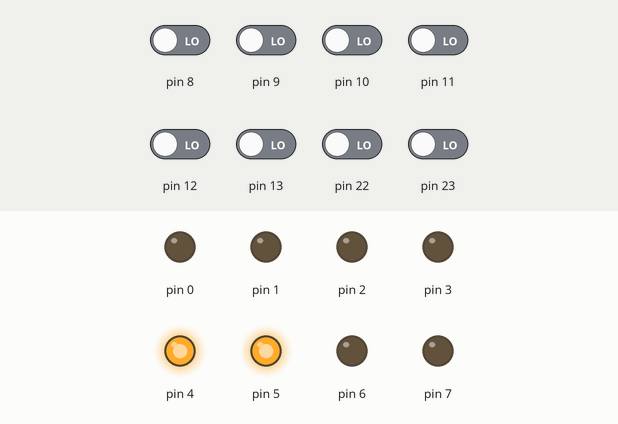
This sketch was run on a simulated Arduino Uno, built with avr-gcc and run on an emulated ATmega328P. On the bench: output pins drawn as LEDs (lit = HIGH). Inputs (shaded band) come from the test bench; at power-on: pin 8–13, pin 22, pin 23 LOW.

Above: at 1.8 s.
1.9 s: pin 8 driven HIGH
At 2.9 s:
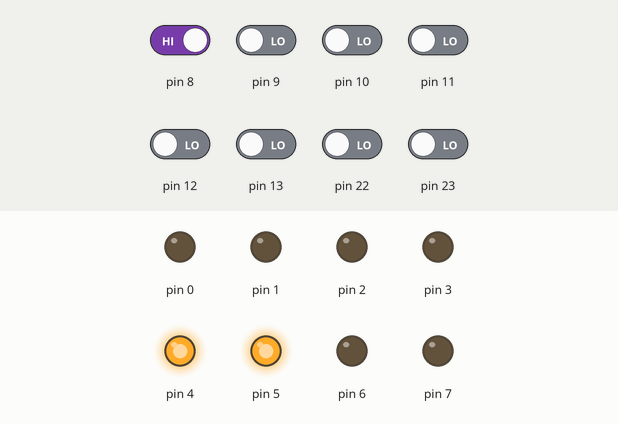
3.4 s: pin 8 driven LOW
At 6.3 s:
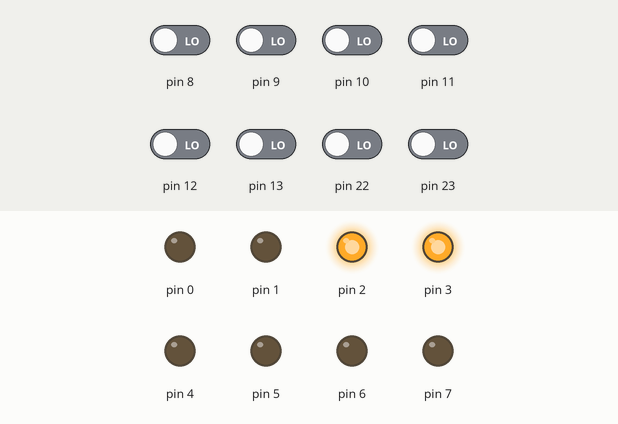
6.4 s: pin 9 driven HIGH
At 6.9 s:
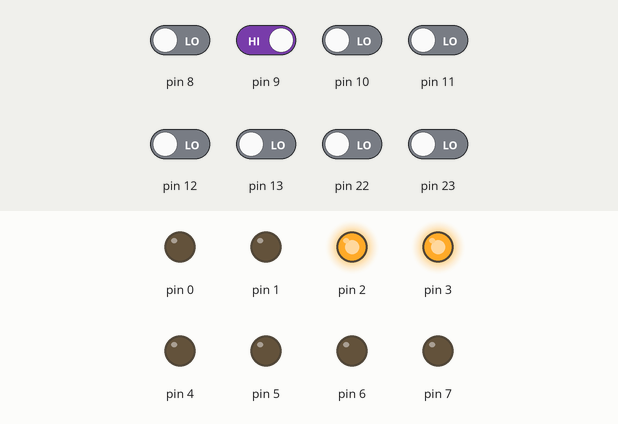
7.9 s: pin 9 driven LOW
At 8.4 s:
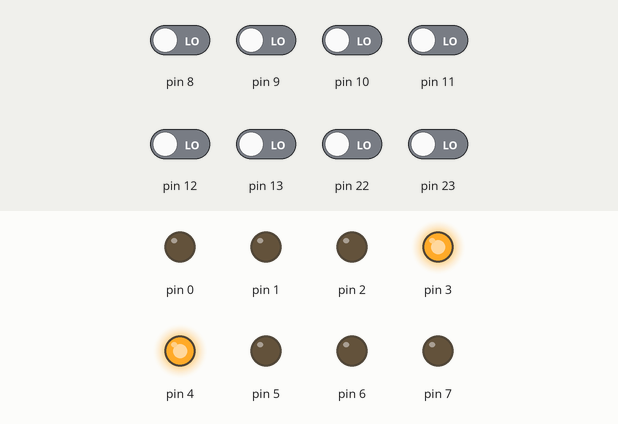
Timing chart, 0 to 11.9 s (numbered marks = the images above; inputs shaded):
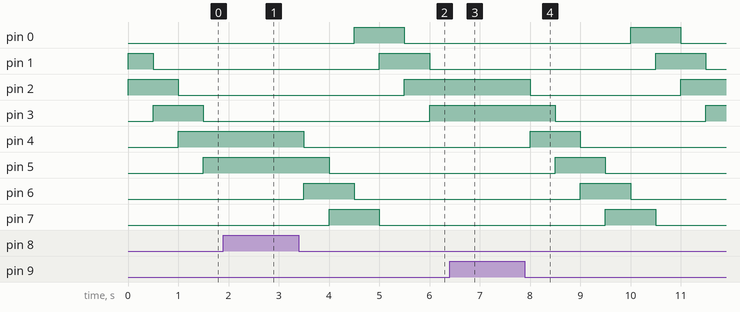

The sketch:

exerc_4_4.ino
```cpp
/* ====================================
File name: exerc_4_4.ino
Date: 2021-02-18
Group nr 14
Members that contribute to the solutions Krasen Parvanov, Chrysostomos Tsagkidis, Eemil Jeskanen
Member not present at demonstration time: N/A
Demonstration code: 8336
====================================== */

// ---- Program template for Arduino in Tinkercad VT 2020
#include <avr/io.h>
#include <util/delay.h>

/* --- Macros predefined for the compiler
DDRB  Data direction register B
PORTB Outport B
PINB  Inport B
DDRD  Data direction register D
PORTD Outport D
PIND  Inport D
HIGH ON-1
LOW OFF-0
*/


/* ==================================== Main program section ====================================== */
/* This program is designed using Tinkercad(image of the circuit can be seen in file's folder) simulation for Arduino Uno.
 * The programme starts with 2 LEDs ON(out of 8) and when the switch is turned ON the LEDs start to shift by one and rotate,
 * when the last LED is ON the ration starts the first LED is set to ON and, after the rotation is repeated continuously while the switch is ON.
 * When the switch is turn back off the shifting stops and the last 2 LEDs stay ON.
 * */

// Define section
#define START_LED_VALUE 0b00000011 // binary used to as start state for LEDs, first 2 LEDs are ON
#define ROTATION_LED_STATE 0b10000001 // binary used to as rotation state for LEDs, first and last ones are ON
#define END_LED_VALUE 0b11000000 // binary used to for the checking if the last 2 LEDs are currently ON in order to see if rotation should start
#define DELAY 500 // delay between shifting the LEDs
#define SHIFTING_INDEX 1 // Number of LEDs to shift left
#define ENABLE_OUTPUT_REGISTER 0b11111111 // use to set the DDRD register as output
#define ENABLE_INPUT_REGISTER 0b00000000 // use to set the DDRB register as input


// Global variables
unsigned char input; // used to read and store the input value from the switch

//Set up section
void setup() {
    DDRD = ENABLE_OUTPUT_REGISTER; // setting the data direction register for port D to output(1s)
    DDRB = ENABLE_INPUT_REGISTER; // setting the data direction register for port B to input
    PORTD = START_LED_VALUE; // set the first 2 LEDs to on by writing 1s to the corresponding PINs on PORTD outport
}

// Main Loop
void loop() {
    input = PINB; // Read continuously the value from the switch from the inPort

    if (input == LOW) { // check if the input is LOW since the resistor is set as Pull-UP where the reading is inverted and ON switch is LOW
        if (PORTD == END_LED_VALUE) { // Handle case where last 2 LEDs are on
            PORTD = ROTATION_LED_STATE; // Set the last and the first LEDs to ON (start rotation)
        } else if (PORTD == ROTATION_LED_STATE) { // Handle case where last and first LED is ON
            PORTD = START_LED_VALUE; // set the LEDs to start state, first 2 LEDs are ON (complete rotation)
        } else { // base case
            PORTD = PORTD << SHIFTING_INDEX; // shift the LEDs by the defined value
        }
    }
    delay(DELAY); // Wait for 500 millisecond(s)
}
```

Measured:
- after the input at 1.9 s, pin 0: stays LOW (without the input it goes to HIGH after 1.1 s); pin 4: stays HIGH (without the input it goes to LOW after 0.10 s)
- after the input at 3.4 s, pin 0: LOW → HIGH after 1.1 s, → LOW 1.0 s later; pin 1: LOW → HIGH after 1.6 s, → LOW 1.0 s later; pin 2: LOW → HIGH after 2.1 s; pin 3: LOW → HIGH after 2.6 s; pin 4: HIGH → LOW after 0.10 s
- after the input at 6.4 s, pin 2: stays HIGH (without the input it goes to LOW after 0.10 s); pin 3: stays HIGH (without the input it goes to LOW after 0.60 s)
- after the input at 7.9 s, pin 0: LOW → HIGH after 2.1 s, → LOW 1.0 s later; pin 1: LOW → HIGH after 2.6 s, → LOW 1.0 s later; pin 2: HIGH → LOW after 0.10 s, → HIGH 3.0 s later; pin 3: HIGH → LOW after 0.60 s, → HIGH 3.0 s later; pin 4: LOW → HIGH after 0.10 s, → LOW 1.0 s later
